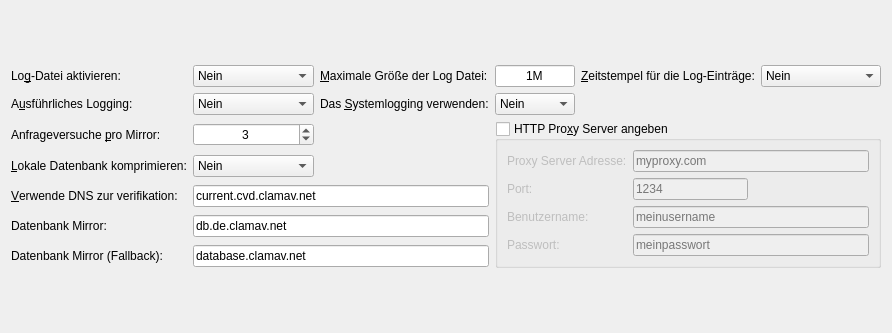
             <widget class="QWidget" name="scrollAreaWidgetContents_4">
              <property name="geometry">
               <rect>
                <x>0</x>
                <y>0</y>
                <width>892</width>
                <height>333</height>
               </rect>
              </property>
              <layout class="QVBoxLayout" name="verticalLayout_11">
               <item>
                <layout class="QGridLayout" name="gridLayout_4">
                 <item row="0" column="2">
                  <widget class="QLabel" name="label_39">
                   <property name="toolTip">
                    <string>Gibt die maximale Größe der Log-Datei an.&lt;br /&gt;Verwenden Sie &lt;b&gt;M&lt;/b&gt; oder &lt;b&gt;m&lt;/b&gt; für Megabyte (1M = 1m = 1048576 Bytes) &lt;br /&gt;und &lt;b&gt;K&lt;/b&gt; oder &lt;b&gt;k&lt;/b&gt; für Kilobytes (1K = 1k = 1024 Bytes). &lt;br /&gt;0 deaktiviert das Größenlimit für die Log-Datei</string>
                   </property>
                   <property name="text">
                    <string>&amp;Maximale Größe der Log Datei:</string>
                   </property>
                   <property name="buddy">
                    <cstring>lineEdit_FcLogFileSize</cstring>
                   </property>
                  </widget>
                 </item>
                 <item row="0" column="0">
                  <widget class="QLabel" name="label_38">
                   <property name="toolTip">
                    <string>Ist die Log Datei aktiviert, werden alle Vorgängen in der Datei &lt;i&gt;freshclam.log&lt;/i&gt; protokolliert.</string>
                   </property>
                   <property name="text">
                    <string>Lo&amp;g-Datei aktivieren:</string>
                   </property>
                   <property name="buddy">
                    <cstring>comboBox_FcActivateLogFile</cstring>
                   </property>
                  </widget>
                 </item>
                 <item row="2" column="0">
                  <widget class="QLabel" name="label_42">
                   <property name="text">
                    <string>A&amp;usführliches Logging:</string>
                   </property>
                   <property name="buddy">
                    <cstring>comboBox_FcVerboseLogging</cstring>
                   </property>
                  </widget>
                 </item>
                 <item row="0" column="3">
                  <widget class="QLineEdit" name="lineEdit_FcLogFileSize">
                   <property name="maximumSize">
                    <size>
                     <width>80</width>
                     <height>16777215</height>
                    </size>
                   </property>
                   <property name="toolTip">
                    <string>Gibt die maximale Größe der Log-Datei an.&lt;br /&gt;Verwenden Sie &lt;b&gt;M&lt;/b&gt; oder &lt;b&gt;m&lt;/b&gt; für Megabyte (1M = 1m = 1048576 Bytes) &lt;br /&gt;und &lt;b&gt;K&lt;/b&gt; oder &lt;b&gt;k&lt;/b&gt; für Kilobytes (1K = 1k = 1024 Bytes). &lt;br /&gt;0 deaktiviert das Größenlimit für die Log-Datei</string>
                   </property>
                   <property name="text">
                    <string>1M</string>
                   </property>
                   <property name="alignment">
                    <set>Qt::AlignCenter</set>
                   </property>
                  </widget>
                 </item>
                 <item row="2" column="1">
                  <widget class="QComboBox" name="comboBox_FcVerboseLogging">
                   <item>
                    <property name="text">
                     <string>Nein</string>
                    </property>
                    <property name="icon">
                     <iconset theme="dialog-cancel">
                      <normaloff/>
                     </iconset>
                    </property>
                   </item>
                   <item>
                    <property name="text">
                     <string>Ja</string>
                    </property>
                    <property name="icon">
                     <iconset theme="dialog-ok">
                      <normaloff/>
                     </iconset>
                    </property>
                   </item>
                  </widget>
                 </item>
                 <item row="0" column="1">
                  <widget class="QComboBox" name="comboBox_FcActivateLogFile">
                   <property name="toolTip">
                    <string>Ist die Log Datei aktiviert, werden alle Vorgängen in der Datei &lt;i&gt;freshclam.log&lt;/i&gt; protokolliert.</string>
                   </property>
                   <item>
                    <property name="text">
                     <string>Nein</string>
                    </property>
                    <property name="icon">
                     <iconset theme="dialog-cancel">
                      <normaloff/>
                     </iconset>
                    </property>
                   </item>
                   <item>
                    <property name="text">
                     <string>Ja</string>
                    </property>
                    <property name="icon">
                     <iconset theme="dialog-ok">
                      <normaloff/>
                     </iconset>
                    </property>
                   </item>
                  </widget>
                 </item>
                 <item row="2" column="2">
                  <widget class="QLabel" name="label_32">
                   <property name="toolTip">
                    <string>Verwendet das Logging-System von des Betriebssystems.</string>
                   </property>
                   <property name="text">
                    <string>Das &amp;Systemlogging verwenden:</string>
                   </property>
                   <property name="buddy">
                    <cstring>comboBox_FcSystemLogging</cstring>
                   </property>
                  </widget>
                 </item>
                 <item row="0" column="5">
                  <widget class="QComboBox" name="comboBox_FcTimeStamp">
                   <property name="toolTip">
                    <string>Setzt vor jedem Log-Eintrag das Datum und die Zeit.</string>
                   </property>
                   <item>
                    <property name="text">
                     <string>Nein</string>
                    </property>
                    <property name="icon">
                     <iconset theme="dialog-cancel">
                      <normaloff/>
                     </iconset>
                    </property>
                   </item>
                   <item>
                    <property name="text">
                     <string>Ja</string>
                    </property>
                    <property name="icon">
                     <iconset theme="dialog-ok">
                      <normaloff/>
                     </iconset>
                    </property>
                   </item>
                  </widget>
                 </item>
                 <item row="0" column="4">
                  <widget class="QLabel" name="label_31">
                   <property name="text">
                    <string>&amp;Zeitstempel für die Log-Einträge:</string>
                   </property>
                   <property name="buddy">
                    <cstring>comboBox_FcTimeStamp</cstring>
                   </property>
                  </widget>
                 </item>
                 <item row="2" column="3">
                  <widget class="QComboBox" name="comboBox_FcSystemLogging">
                   <property name="toolTip">
                    <string>Verwendet das Logging-System von des Betriebssystems.</string>
                   </property>
                   <item>
                    <property name="text">
                     <string>Nein</string>
                    </property>
                    <property name="icon">
                     <iconset theme="dialog-cancel">
                      <normaloff/>
                     </iconset>
                    </property>
                   </item>
                   <item>
                    <property name="text">
                     <string>Ja</string>
                    </property>
                    <property name="icon">
                     <iconset theme="dialog-ok">
                      <normaloff/>
                     </iconset>
                    </property>
                   </item>
                  </widget>
                 </item>
                 <item row="6" column="0">
                  <widget class="QLabel" name="label_40">
                   <property name="toolTip">
                    <string>db.XY.clamav.net &lt;br /&gt;Für &lt;b&gt;XY&lt;/b&gt; den Länder Code Ihres Landes einsetzen. &lt;br /&gt; Für weitere Informationen, siehe: http://www.iana.org/cctld/cctld-whois.htm für eine vollständige Übersicht. &lt;br /&gt;Verwenden Sie&lt;i&gt; db.XY.ipv6.clamav.net&lt;/i&gt; für IPv6 Verbindungen.</string>
                   </property>
                   <property name="text">
                    <string>Datenbank Mirror:</string>
                   </property>
                   <property name="buddy">
                    <cstring>lineEdit_FcMirror</cstring>
                   </property>
                  </widget>
                 </item>
                 <item row="5" column="1" colspan="2">
                  <widget class="QLineEdit" name="lineEdit_FcDNSverification">
                   <property name="toolTip">
                    <string>Freshclam benutzt DNS TXT Records um die Datenbank und Software Version zu verifizieren.&lt;br /&gt; ACHTUNG!&lt;br /&gt; Nicht verändern es sei denn, Sie verwenden eine eigene Domain zur Datenbank Verifikation.</string>
                   </property>
                   <property name="text">
                    <string>current.cvd.clamav.net</string>
                   </property>
                  </widget>
                 </item>
                 <item row="3" column="1">
                  <widget class="QSpinBox" name="spinBox_FcAttempts">
                   <property name="toolTip">
                    <string>Gibt an, wie oft der freshclam Dämon versuchen soll einen Server zu erreichen, bis er abbricht. Gilt pro Mirror.</string>
                   </property>
                   <property name="alignment">
                    <set>Qt::AlignCenter</set>
                   </property>
                   <property name="minimum">
                    <number>1</number>
                   </property>
                   <property name="value">
                    <number>3</number>
                   </property>
                  </widget>
                 </item>
                 <item row="6" column="1" colspan="2">
                  <widget class="QLineEdit" name="lineEdit_FcMirror">
                   <property name="toolTip">
                    <string>db.XY.clamav.net &lt;br /&gt;Für &lt;b&gt;XY&lt;/b&gt; den Länder Code Ihres Landes einsetzen. &lt;br /&gt; Für weitere Informationen, siehe: http://www.iana.org/cctld/cctld-whois.htm für eine vollständige Übersicht. &lt;br /&gt;Verwenden Sie&lt;i&gt; db.XY.ipv6.clamav.net&lt;/i&gt; für IPv6 Verbindungen.</string>
                   </property>
                   <property name="text">
                    <string>db.de.clamav.net</string>
                   </property>
                   <property name="placeholderText">
                    <string>db.XY.clamav.net oder db.XY.ipv6.clamav.net</string>
                   </property>
                  </widget>
                 </item>
                 <item row="7" column="0">
                  <widget class="QLabel" name="label_37">
                   <property name="toolTip">
                    <string>Diese Domain ist eine Fallback-Adresse, falls die anderen Mirror nicht erreichbar sind. &lt;br /&gt;&lt;b&gt;Verändern Sie diesen Eintrag nur, wenn Sie genau wissen was Sie tun.&lt;/b&gt;</string>
                   </property>
                   <property name="text">
                    <string>Datenbank Mirror (Fallback):</string>
                   </property>
                   <property name="buddy">
                    <cstring>lineEdit_FcMirrorFallBack</cstring>
                   </property>
                  </widget>
                 </item>
                 <item row="7" column="1" colspan="2">
                  <widget class="QLineEdit" name="lineEdit_FcMirrorFallBack">
                   <property name="toolTip">
                    <string>Diese Domain ist eine Fallback-Adresse, falls die anderen Mirror nicht erreichbar sind. &lt;br /&gt;&lt;b&gt;Verändern Sie diesen Eintrag nur, wenn Sie genau wissen was Sie tun.&lt;/b&gt;</string>
                   </property>
                   <property name="text">
                    <string>database.clamav.net</string>
                   </property>
                   <property name="placeholderText">
                    <string>database.clamav.net</string>
                   </property>
                  </widget>
                 </item>
                 <item row="5" column="0">
                  <widget class="QLabel" name="label_41">
                   <property name="toolTip">
                    <string>Freshclam benutzt DNS TXT Records um die Datenbank und Software Version zu verifizieren.&lt;br /&gt; ACHTUNG!&lt;br /&gt; Nicht verändern es sei denn, Sie verwenden eine eigene Domain zur Datenbank Verifikation.</string>
                   </property>
                   <property name="text">
                    <string>&amp;Verwende DNS zur verifikation:</string>
                   </property>
                   <property name="buddy">
                    <cstring>lineEdit_FcDNSverification</cstring>
                   </property>
                  </widget>
                 </item>
                 <item row="3" column="0">
                  <widget class="QLabel" name="label_43">
                   <property name="toolTip">
                    <string>Gibt an, wie oft der freshclam Dämon versuchen soll einen Server zu erreichen, bis er abbricht. Gilt pro Mirror.</string>
                   </property>
                   <property name="text">
                    <string>Anfrageversuche &amp;pro Mirror:</string>
                   </property>
                   <property name="buddy">
                    <cstring>spinBox_FcAttempts</cstring>
                   </property>
                  </widget>
                 </item>
                 <item row="4" column="0">
                  <widget class="QLabel" name="label_44">
                   <property name="toolTip">
                    <string>Standardmäßig wird die lokale Virendatenbank nicht komprimiert. Wodurch der Zugriff auf die Daten schneller ist.</string>
                   </property>
                   <property name="text">
                    <string>&amp;Lokale Datenbank komprimieren:</string>
                   </property>
                   <property name="buddy">
                    <cstring>comboBox_CompressDB</cstring>
                   </property>
                  </widget>
                 </item>
                 <item row="4" column="1">
                  <widget class="QComboBox" name="comboBox_CompressDB">
                   <property name="toolTip">
                    <string>Standardmäßig wird die lokale Virendatenbank nicht komprimiert. Wodurch der Zugriff auf die Daten schneller ist.</string>
                   </property>
                   <item>
                    <property name="text">
                     <string>Nein</string>
                    </property>
                    <property name="icon">
                     <iconset theme="dialog-cancel">
                      <normaloff/>
                     </iconset>
                    </property>
                   </item>
                   <item>
                    <property name="text">
                     <string>Ja</string>
                    </property>
                    <property name="icon">
                     <iconset theme="dialog-ok">
                      <normaloff/>
                     </iconset>
                    </property>
                   </item>
                  </widget>
                 </item>
                 <item row="3" column="3" rowspan="5" colspan="3">
                  <widget class="QGroupBox" name="groupBox_FcProxy">
                   <property name="title">
                    <string>HTTP Pro&amp;xy Server angeben</string>
                   </property>
                   <property name="checkable">
                    <bool>true</bool>
                   </property>
                   <property name="checked">
                    <bool>false</bool>
                   </property>
                   <layout class="QVBoxLayout" name="verticalLayout_9">
                    <item>
                     <layout class="QGridLayout" name="gridLayout_6">
                      <item row="1" column="0">
                       <widget class="QLabel" name="label_30">
                        <property name="text">
                         <string>Port:</string>
                        </property>
                       </widget>
                      </item>
                      <item row="2" column="0">
                       <widget class="QLabel" name="label_28">
                        <property name="text">
                         <string>Benutzername:</string>
                        </property>
                       </widget>
                      </item>
                      <item row="3" column="0">
                       <widget class="QLabel" name="label_33">
                        <property name="text">
                         <string>Passwort:</string>
                        </property>
                       </widget>
                      </item>
                      <item row="1" column="1">
                       <widget class="QLineEdit" name="lineEdit_FcProxyServerPort">
                        <property name="maxLength">
                         <number>5</number>
                        </property>
                        <property name="placeholderText">
                         <string>1234</string>
                        </property>
                       </widget>
                      </item>
                      <item row="0" column="0">
                       <widget class="QLabel" name="label_35">
                        <property name="text">
                         <string>Proxy Server Adresse:</string>
                        </property>
                       </widget>
                      </item>
                      <item row="1" column="2">
                       <spacer name="horizontalSpacer_2">
                        <property name="orientation">
                         <enum>Qt::Horizontal</enum>
                        </property>
                        <property name="sizeHint" stdset="0">
                         <size>
                          <width>40</width>
                          <height>20</height>
                         </size>
                        </property>
                       </spacer>
                      </item>
                      <item row="0" column="1" colspan="2">
                       <widget class="QLineEdit" name="lineEdit_FcProxyServer">
                        <property name="placeholderText">
                         <string>myproxy.com</string>
                        </property>
                       </widget>
                      </item>
                      <item row="2" column="1" colspan="2">
                       <widget class="QLineEdit" name="lineEdit_FcProxyServerUser">
                        <property name="placeholderText">
                         <string>meinusername</string>
                        </property>
                       </widget>
                      </item>
                      <item row="3" column="1" colspan="2">
                       <widget class="QLineEdit" name="lineEdit_FcProxyServerPassword">
                        <property name="echoMode">
                         <enum>QLineEdit::PasswordEchoOnEdit</enum>
                        </property>
                        <property name="placeholderText">
                         <string>meinpasswort</string>
                        </property>
                       </widget>
                      </item>
                     </layout>
                    </item>
                   </layout>
                  </widget>
                 </item>
                </layout>
               </item>
              </layout>
             </widget>
